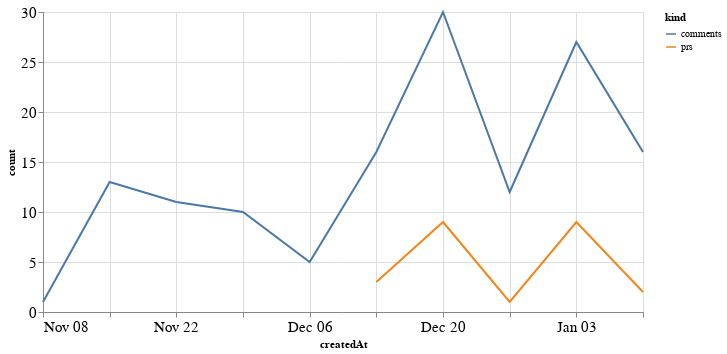

The notebook cell this image was saved under:
### Code cell
alt.Chart(total_time, width=600).mark_line().encode(
    x='createdAt',
    y='count',
    color='kind'
)

### Figure 1 — Vega-Lite specification as saved in the notebook (floating-point values rounded to 4 significant figures)
{"config": {"axisLeft": {"labelFontSize": 15}, "axisBottom": {"labelFontSize": 15}}, "data": {"name": "data-5414692f8714c3bf4588062d01ab8c31"}, "mark": "line", "encoding": {"color": {"type": "nominal", "field": "kind"}, "x": {"type": "temporal", "field": "createdAt"}, "y": {"type": "quantitative", "field": "count"}}, "width": 600, "$schema": "https://vega.github.io/schema/vega-lite/v4.8.1.json", "datasets": {"data-5414692f8714c3bf4588062d01ab8c31": [{"createdAt": "2020-12-13T00:00:00", "kind": "prs", "count": 3.0}, {"createdAt": "2020-12-20T00:00:00", "kind": "prs", "count": 9.0}, {"createdAt": "2020-12-27T00:00:00", "kind": "prs", "count": 1.0}, {"createdAt": "2021-01-03T00:00:00", "kind": "prs", "count": 9.0}, {"createdAt": "2021-01-10T00:00:00", "kind": "prs", "count": 2.0}, {"createdAt": "2020-11-08T00:00:00", "kind": "prs", "count": null}, {"createdAt": "2020-11-15T00:00:00", "kind": "prs", "count": null}, {"createdAt": "2020-11-22T00:00:00", "kind": "prs", "count": null}, {"createdAt": "2020-11-29T00:00:00", "kind": "prs", "count": null}, {"createdAt": "2020-12-06T00:00:00", "kind": "prs", "count": null}, {"createdAt": "2020-12-13T00:00:00", "kind": "comments", "count": 16.0}, {"createdAt": "2020-12-20T00:00:00", "kind": "comments", "count": 30.0}, {"createdAt": "2020-12-27T00:00:00", "kind": "comments", "count": 12.0}, {"createdAt": "2021-01-03T00:00:00", "kind": "comments", "count": 27.0}, {"createdAt": "2021-01-10T00:00:00", "kind": "comments", "count": 16.0}, {"createdAt": "2020-11-08T00:00:00", "kind": "comments", "count": 1.0}, {"createdAt": "2020-11-15T00:00:00", "kind": "comments", "count": 13.0}, {"createdAt": "2020-11-22T00:00:00", "kind": "comments", "count": 11.0}, {"createdAt": "2020-11-29T00:00:00", "kind": "comments", "count": 10.0}, {"createdAt": "2020-12-06T00:00:00", "kind": "comments", "count": 5.0}]}}
